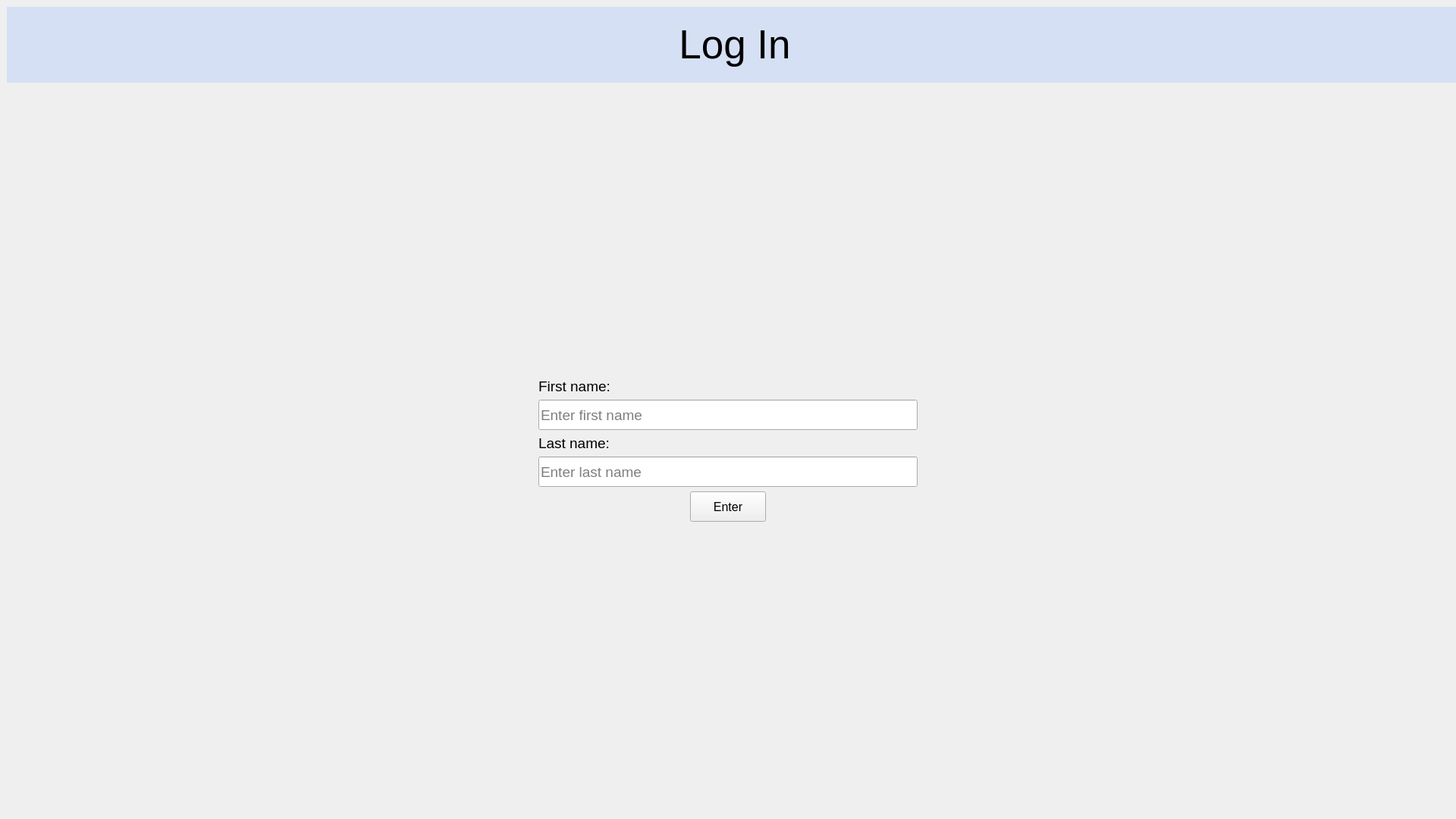
<?xml version="1.0" encoding="UTF-8"?>
<ui version="4.0">
 <class>MainWindow</class>
 <widget class="QMainWindow" name="MainWindow">
  <property name="geometry">
   <rect>
    <x>0</x>
    <y>0</y>
    <width>1920</width>
    <height>1080</height>
   </rect>
  </property>
  <property name="minimumSize">
   <size>
    <width>1920</width>
    <height>1080</height>
   </size>
  </property>
  <property name="maximumSize">
   <size>
    <width>1920</width>
    <height>1080</height>
   </size>
  </property>
  <property name="windowTitle">
   <string>MainWindow</string>
  </property>
  <property name="autoFillBackground">
   <bool>true</bool>
  </property>
  <widget class="QWidget" name="centralwidget">
   <layout class="QGridLayout" name="gridLayout_2">
    <property name="leftMargin">
     <number>0</number>
    </property>
    <property name="topMargin">
     <number>0</number>
    </property>
    <property name="rightMargin">
     <number>0</number>
    </property>
    <property name="bottomMargin">
     <number>0</number>
    </property>
    <item row="0" column="0">
     <widget class="QStackedWidget" name="stackedWidget">
      <property name="maximumSize">
       <size>
        <width>1920</width>
        <height>1080</height>
       </size>
      </property>
      <property name="currentIndex">
       <number>0</number>
      </property>
      <widget class="QWidget" name="screenSignIn">
       <layout class="QGridLayout" name="gridLayout">
        <item row="4" column="2" alignment="Qt::AlignHCenter">
         <widget class="QLabel" name="labelLastName">
          <property name="minimumSize">
           <size>
            <width>500</width>
            <height>0</height>
           </size>
          </property>
          <property name="font">
           <font>
            <pointsize>14</pointsize>
           </font>
          </property>
          <property name="text">
           <string>Last name:</string>
          </property>
         </widget>
        </item>
        <item row="7" column="2" alignment="Qt::AlignHCenter">
         <widget class="QPushButton" name="btnEnter">
          <property name="minimumSize">
           <size>
            <width>100</width>
            <height>40</height>
           </size>
          </property>
          <property name="maximumSize">
           <size>
            <width>500</width>
            <height>16777215</height>
           </size>
          </property>
          <property name="font">
           <font>
            <pointsize>12</pointsize>
           </font>
          </property>
          <property name="text">
           <string>Enter</string>
          </property>
          <property name="autoDefault">
           <bool>false</bool>
          </property>
          <property name="default">
           <bool>false</bool>
          </property>
          <property name="flat">
           <bool>false</bool>
          </property>
         </widget>
        </item>
        <item row="8" column="2">
         <spacer name="verticalSpacer">
          <property name="orientation">
           <enum>Qt::Vertical</enum>
          </property>
          <property name="sizeHint" stdset="0">
           <size>
            <width>20</width>
            <height>40</height>
           </size>
          </property>
         </spacer>
        </item>
        <item row="2" column="2" alignment="Qt::AlignHCenter|Qt::AlignVCenter">
         <widget class="QLabel" name="labelFirstName">
          <property name="minimumSize">
           <size>
            <width>500</width>
            <height>0</height>
           </size>
          </property>
          <property name="font">
           <font>
            <pointsize>14</pointsize>
           </font>
          </property>
          <property name="text">
           <string>First name:</string>
          </property>
         </widget>
        </item>
        <item row="1" column="2">
         <spacer name="verticalSpacer_2">
          <property name="orientation">
           <enum>Qt::Vertical</enum>
          </property>
          <property name="sizeHint" stdset="0">
           <size>
            <width>20</width>
            <height>40</height>
           </size>
          </property>
         </spacer>
        </item>
        <item row="6" column="2" alignment="Qt::AlignHCenter">
         <widget class="QLineEdit" name="lineLastName">
          <property name="minimumSize">
           <size>
            <width>500</width>
            <height>40</height>
           </size>
          </property>
          <property name="maximumSize">
           <size>
            <width>500</width>
            <height>16777215</height>
           </size>
          </property>
          <property name="font">
           <font>
            <pointsize>14</pointsize>
           </font>
          </property>
          <property name="toolTip">
           <string>First name</string>
          </property>
          <property name="statusTip">
           <string>First name</string>
          </property>
          <property name="whatsThis">
           <string>First name</string>
          </property>
          <property name="autoFillBackground">
           <bool>false</bool>
          </property>
          <property name="text">
           <string/>
          </property>
          <property name="placeholderText">
           <string>Enter last name</string>
          </property>
          <property name="clearButtonEnabled">
           <bool>false</bool>
          </property>
         </widget>
        </item>
        <item row="3" column="2" alignment="Qt::AlignHCenter">
         <widget class="QLineEdit" name="lineFirstName">
          <property name="minimumSize">
           <size>
            <width>500</width>
            <height>40</height>
           </size>
          </property>
          <property name="maximumSize">
           <size>
            <width>500</width>
            <height>16777215</height>
           </size>
          </property>
          <property name="font">
           <font>
            <pointsize>14</pointsize>
           </font>
          </property>
          <property name="toolTip">
           <string>First name</string>
          </property>
          <property name="statusTip">
           <string>First name</string>
          </property>
          <property name="whatsThis">
           <string>First name</string>
          </property>
          <property name="autoFillBackground">
           <bool>false</bool>
          </property>
          <property name="text">
           <string/>
          </property>
          <property name="placeholderText">
           <string>Enter first name</string>
          </property>
          <property name="clearButtonEnabled">
           <bool>false</bool>
          </property>
         </widget>
        </item>
        <item row="0" column="2">
         <widget class="QLabel" name="labelLogIn">
          <property name="sizePolicy">
           <sizepolicy hsizetype="Maximum" vsizetype="Maximum">
            <horstretch>0</horstretch>
            <verstretch>0</verstretch>
           </sizepolicy>
          </property>
          <property name="minimumSize">
           <size>
            <width>1920</width>
            <height>100</height>
           </size>
          </property>
          <property name="maximumSize">
           <size>
            <width>1920</width>
            <height>100</height>
           </size>
          </property>
          <property name="font">
           <font>
            <pointsize>40</pointsize>
           </font>
          </property>
          <property name="styleSheet">
           <string notr="true">background: #d6e0f5</string>
          </property>
          <property name="text">
           <string>Log In</string>
          </property>
          <property name="alignment">
           <set>Qt::AlignCenter</set>
          </property>
         </widget>
        </item>
       </layout>
       <zorder>btnEnter</zorder>
       <zorder>labelLastName</zorder>
       <zorder>labelFirstName</zorder>
       <zorder>lineLastName</zorder>
       <zorder>lineFirstName</zorder>
       <zorder>labelLogIn</zorder>
      </widget>
      <widget class="QWidget" name="screenSetUp">
       <property name="enabled">
        <bool>true</bool>
       </property>
       <layout class="QGridLayout" name="gridLayout_3">
        <item row="0" column="0">
         <widget class="QWidget" name="widget" native="true">
          <property name="font">
           <font>
            <pointsize>40</pointsize>
           </font>
          </property>
          <widget class="QLabel" name="label">
           <property name="geometry">
            <rect>
             <x>0</x>
             <y>0</y>
             <width>1920</width>
             <height>100</height>
            </rect>
           </property>
           <property name="font">
            <font>
             <pointsize>40</pointsize>
             <bold>false</bold>
            </font>
           </property>
           <property name="styleSheet">
            <string notr="true">background: #d6e0f5</string>
           </property>
           <property name="text">
            <string>&lt;html&gt;&lt;head/&gt;&lt;body&gt;&lt;p align=&quot;center&quot;&gt;Problem Setup&lt;/p&gt;&lt;/body&gt;&lt;/html&gt;</string>
           </property>
          </widget>
         </widget>
        </item>
       </layout>
      </widget>
     </widget>
    </item>
   </layout>
  </widget>
 </widget>
 <tabstops>
  <tabstop>lineFirstName</tabstop>
  <tabstop>lineLastName</tabstop>
  <tabstop>btnEnter</tabstop>
 </tabstops>
 <resources/>
 <connections/>
</ui>
